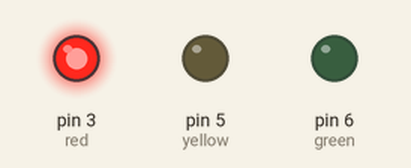
Simulated run of this sketch. Board: Arduino Uno, built with avr-gcc and run on an emulated ATmega328P. On the bench: output pins drawn as LEDs (lit = HIGH).

Above: at 0.2 s.
At 1.2 s:
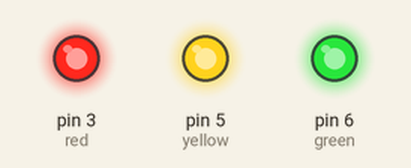
At 3.2 s:
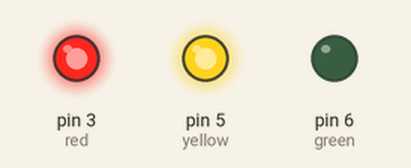
At 4.5 s:
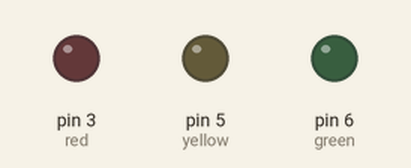
Timing chart, 0 to 5.8 s (numbered marks = the images above):
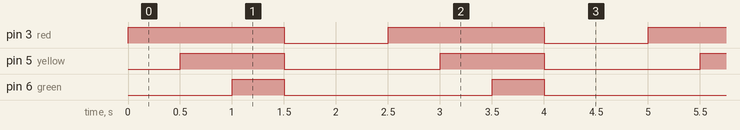

Measured:
- by itself, pin 3 (red): alternates HIGH for 1.5 s and LOW for 1.0 s
- by itself, pin 5 (yellow): alternates HIGH for 1.0 s and LOW for 1.5 s
- by itself, pin 6 (green): alternates HIGH for 0.50 s and LOW for 2.0 s

The sketch:

lights.ino
```cpp
int red = 3;
int yellow = 5;
int green = 6;

void setup() {
  pinMode(red, OUTPUT);   //Setup red LED
  pinMode(yellow, OUTPUT);  //Setup yellow LED
  pinMode(green, OUTPUT);   //Setup green LED
}

void loop() {
    digitalWrite(red, 1);  //Turn on red LED
    delay(500);   //Wait half a second
    digitalWrite(yellow, 1);  //Turn on yellow LED
    delay(500);   //Wait half a second
    digitalWrite(green, 1); //Turn on green LED
    delay(500);     //Wait half a second

    digitalWrite(red, 0);     //Turn off red LED
    digitalWrite(yellow, 0);  //Turn off yellow LED
    digitalWrite(green, 0);   //Turn off green LED

    delay(1000);
}
```
